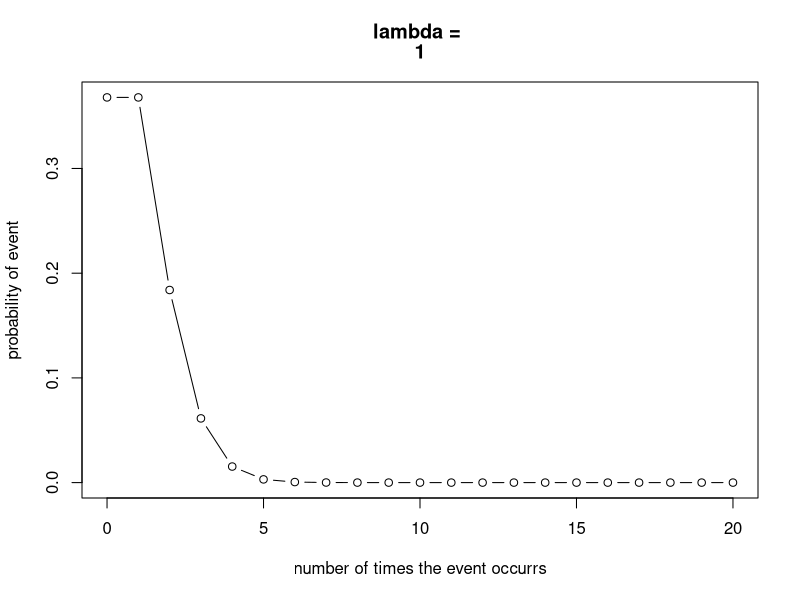
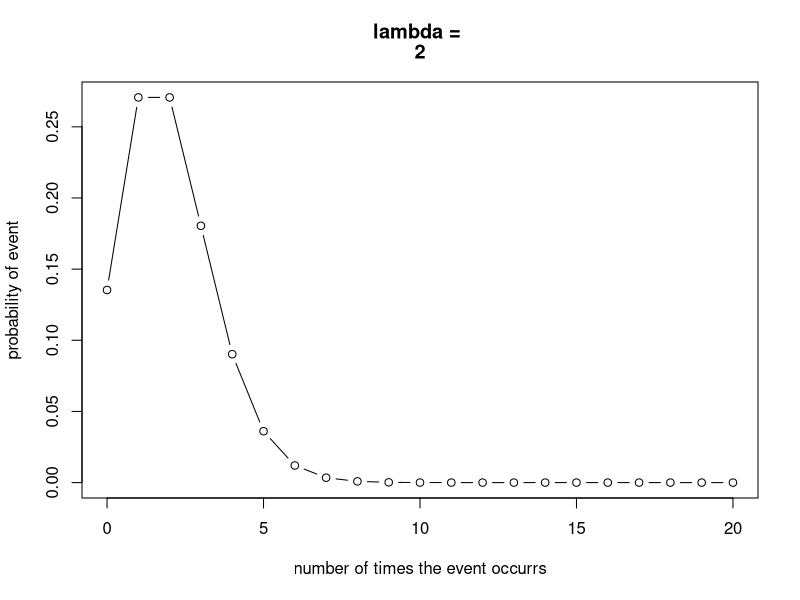
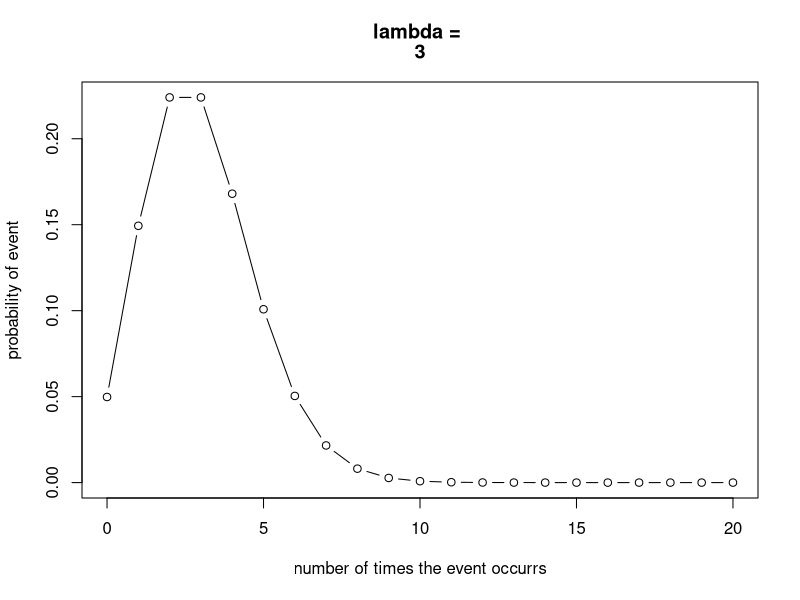
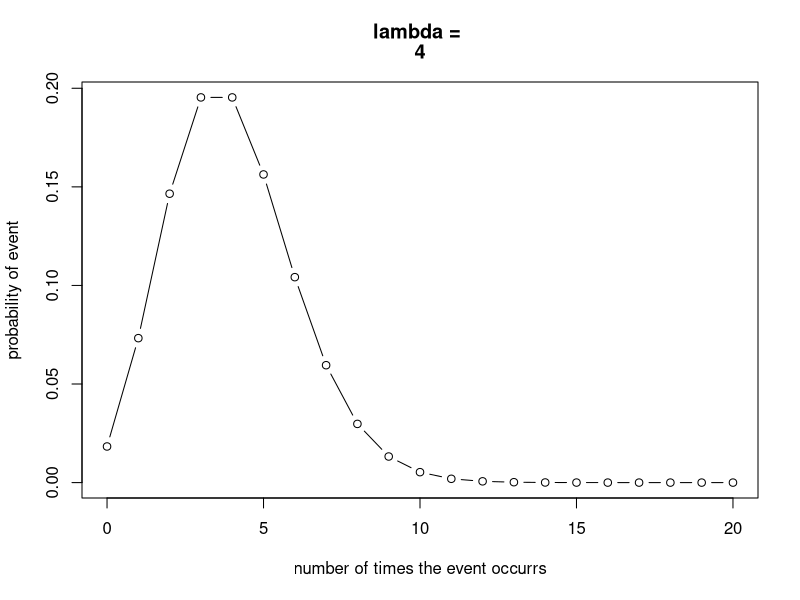
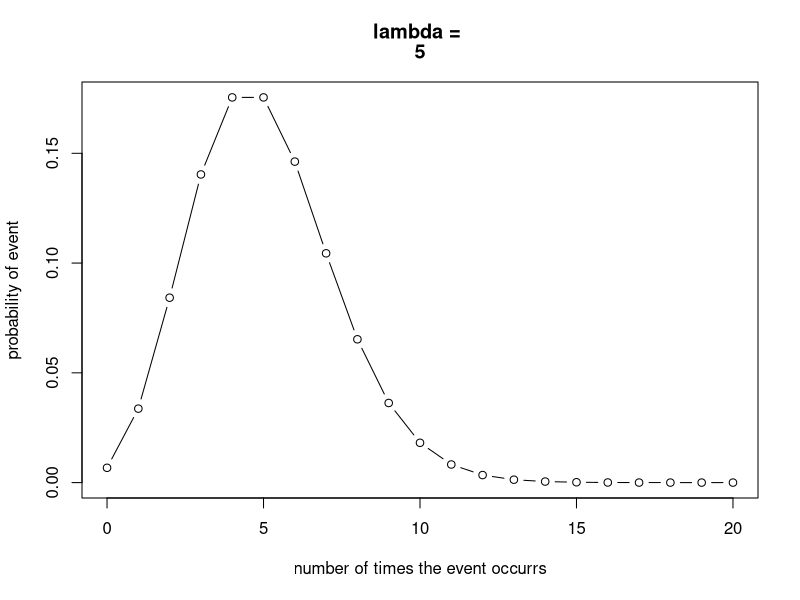
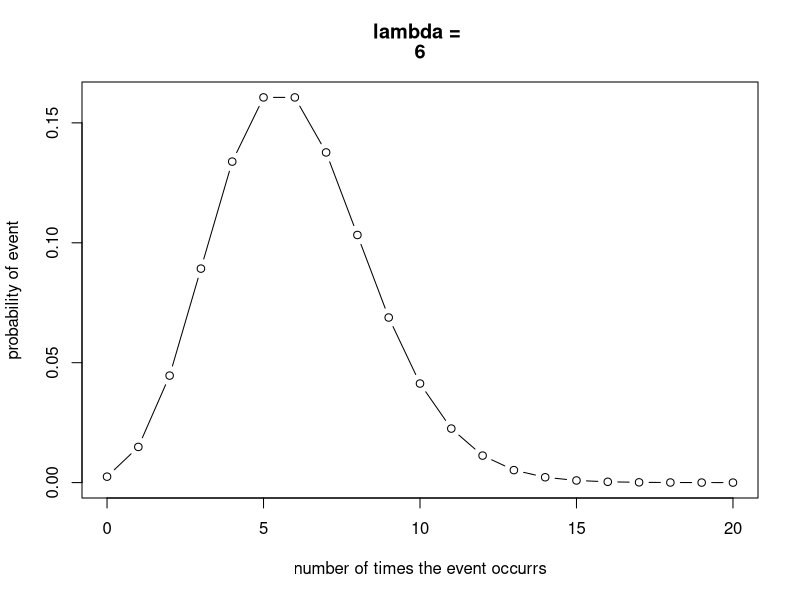
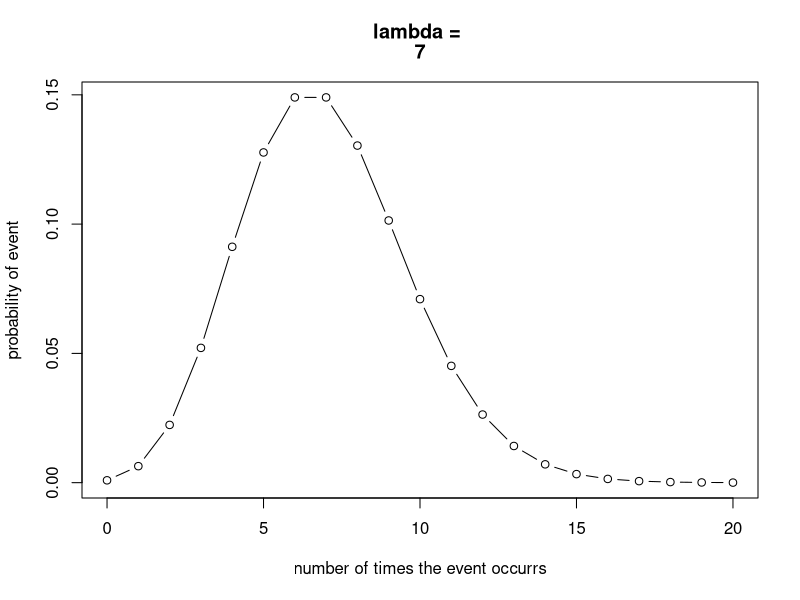
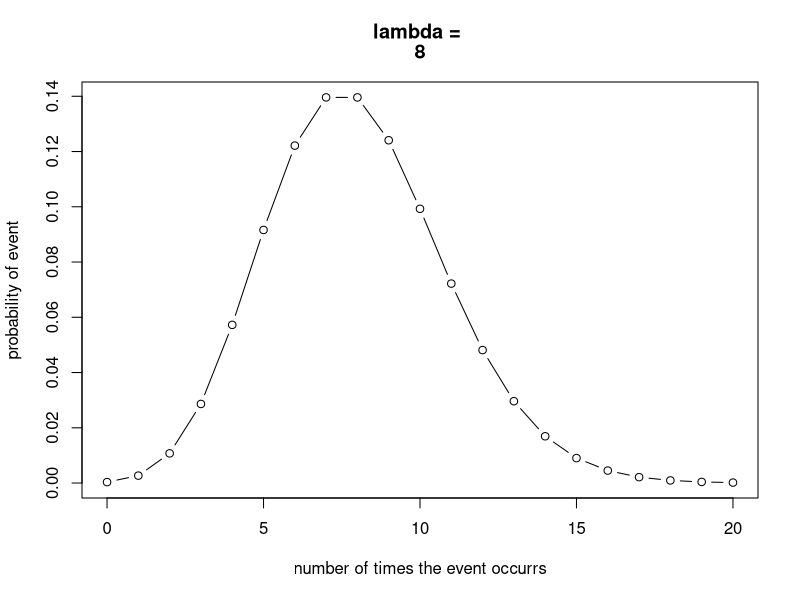

Here is the R script that generated these plots, in order:
## ---- chunk 1
knitr::opts_chunk$set(echo = TRUE)

library(tidyverse)
## ---- chunk 2
range <- 0:20
lambda_range <- 1:10

for (lambda in lambda_range)
{
  plot( range,dpois(range,lambda), type = "b", main = c("lambda = ",lambda), ylab = "probability of event", xlab = "number of times the event occurrs")
  
summary(lambda)  
}

